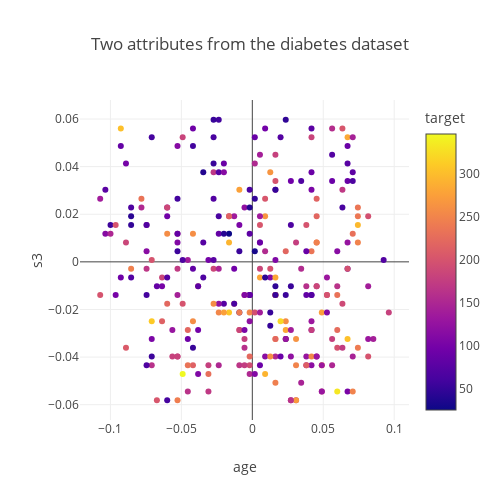

Here is the notebook cell this chart was saved with:
### Code cell
fig = px.scatter(diabetes, x=diabetes.columns[0], y=diabetes.columns[6], width=500, height=500, color='target', title="Two attributes from the diabetes dataset")
fig.update_layout(template=template)
fig.write_image("diabetes.pdf")
fig.show()

### Figure 1 — Plotly figure (JSON) as saved in the notebook; plotly's stock layout.template omitted (floating-point values rounded to 4 significant figures; data arrays with more than 128 entries replaced by an {"elided": "..."} marker saying what was removed)
{"data": [{"hovertemplate": "age=%{x}<br>s3=%{y}<br>target=%{marker.color}<extra></extra>", "legendgroup": "", "marker": {"color": {"elided": "289 int values"}, "coloraxis": "coloraxis", "symbol": "circle"}, "mode": "markers", "name": "", "orientation": "v", "showlegend": false, "type": "scatter", "x": {"elided": "289 float values"}, "xaxis": "x", "y": {"elided": "289 float values"}, "yaxis": "y"}], "layout": {"coloraxis": {"colorbar": {"title": {"text": "target"}}, "colorscale": [[0, "#0d0887"], [0.1111, "#46039f"], [0.2222, "#7201a8"], [0.3333, "#9c179e"], [0.4444, "#bd3786"], [0.5556, "#d8576b"], [0.6667, "#ed7953"], [0.7778, "#fb9f3a"], [0.8889, "#fdca26"], [1, "#f0f921"]]}, "height": 500, "legend": {"tracegroupgap": 0}, "title": {"text": "Two attributes from the diabetes dataset"}, "width": 500, "xaxis": {"anchor": "y", "domain": [0, 1], "title": {"text": "age"}}, "yaxis": {"anchor": "x", "domain": [0, 1], "title": {"text": "s3"}}}}
